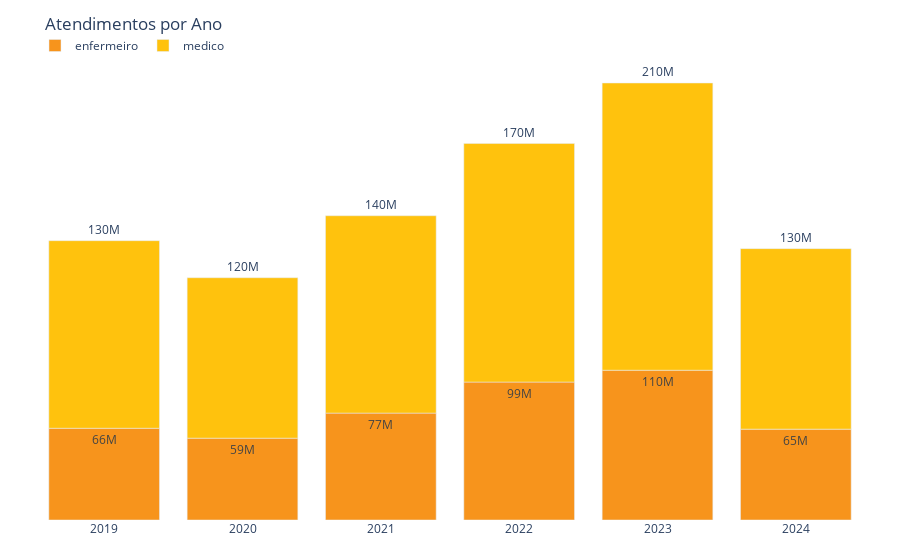

The notebook cell this image was saved under:
### Markdown cell above
Testes

### Code cell
get_chart_by_year_profissionais(df, "atendimentos", "municipio")

### Figure 1 — Plotly figure (JSON) as saved in the notebook; plotly's stock layout.template omitted (floating-point values rounded to 4 significant figures)
{"data": [{"alignmentgroup": "True", "hoverlabel": {"bgcolor": "#FFFFFF", "font": {"color": "#343A40", "size": 12}}, "hovertemplate": "<b>%{y:,.0f}</b><br>atendimentos por %{fullData.name} em %{x}<extra></extra>", "legendgroup": "enfermeiro", "marker": {"color": "#F7941C", "pattern": {"shape": ""}}, "name": "enfermeiro", "offsetgroup": "enfermeiro", "orientation": "v", "showlegend": true, "textposition": "outside", "texttemplate": "%{y:.2s}", "type": "bar", "x": [2019, 2020, 2021, 2022, 2023, 2024], "xaxis": "x", "y": [65993394, 58863452, 76874635, 99223614, 107725663, 65348418], "yaxis": "y"}, {"alignmentgroup": "True", "hoverlabel": {"bgcolor": "#FFFFFF", "font": {"color": "#343A40", "size": 12}}, "hovertemplate": "<b>%{y:,.0f}</b><br>atendimentos por %{fullData.name} em %{x}<extra></extra>", "legendgroup": "medico", "marker": {"color": "#FFC20D", "pattern": {"shape": ""}}, "name": "medico", "offsetgroup": "medico", "orientation": "v", "showlegend": true, "textposition": "outside", "texttemplate": "%{y:.2s}", "type": "bar", "x": [2019, 2020, 2021, 2022, 2023, 2024], "xaxis": "x", "y": [134919631, 115401116, 141965133, 171571251, 206604444, 129838547], "yaxis": "y"}], "layout": {"barmode": "relative", "legend": {"orientation": "h", "title": {}, "tracegroupgap": 0, "y": 1, "yanchor": "bottom"}, "margin": {"b": 40, "l": 35, "r": 35, "t": 60}, "plot_bgcolor": "#FFFFFF", "title": {"text": "Atendimentos por Ano"}, "xaxis": {"anchor": "y", "domain": [0, 1], "title": {}}, "yaxis": {"anchor": "x", "domain": [0, 1], "showticklabels": false, "title": {}}}}
